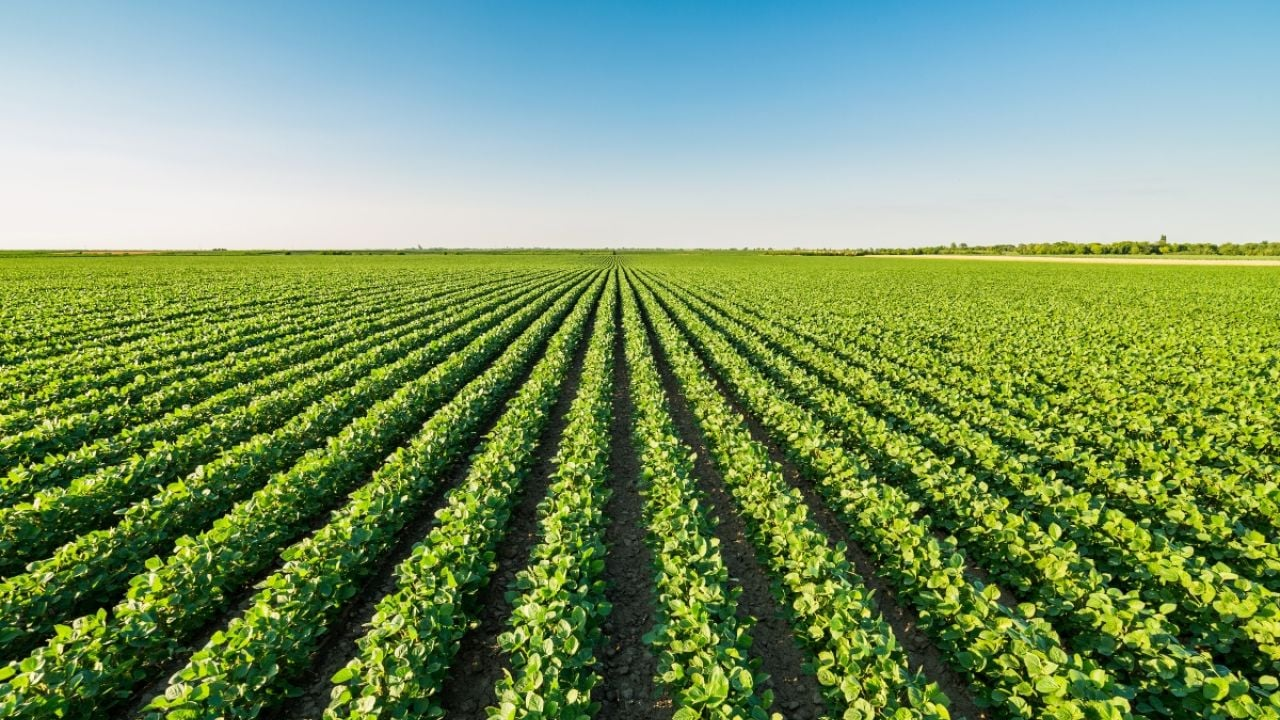
#> input picture farm.jpg, 1280 x 720 px
$ python final6.py
#> lines starting #> are read from the running program, lines starting #| are printed output that depends on the picture
from PIL import Image, ImageDraw

# list of dots, in the following format: [x, y, x, y, x, y,...]
first = (
    146, 399, 163, 403, 170, 393, 169, 391, 166, 386, 170, 381, 170, 371, 170,
    355, 169, 346, 167, 335, 170, 329, 170, 320, 170, 310, 171, 301, 173, 290,
    178, 289, 182, 287, 188, 286, 190, 286, 192, 291, 194, 296, 195, 305, 194,
    307, 191, 312, 190, 316, 190, 321, 192, 331, 193, 338, 196, 341, 197, 346,
    199, 352, 198, 360, 197, 366, 197, 373, 196, 380, 197, 383, 196, 387, 192,
    389, 191, 392, 190, 396, 189, 400, 194, 401, 201, 402, 208, 403, 213, 402,
    216, 401, 219, 397, 219, 393, 216, 390, 215, 385, 215, 379, 213, 373, 213,
    365, 212, 360, 210, 353, 210, 347, 212, 338, 213, 329, 214, 319, 215, 311,
    215, 306, 216, 296, 218, 290, 221, 283, 225, 282, 233, 284, 238, 287, 243,
    290, 250, 291, 255, 294, 261, 293, 265, 291, 271, 291, 273, 289, 278, 287,
    279, 285, 281, 280, 284, 278, 284, 276, 287, 277, 289, 283, 291, 286, 294,
    291, 296, 295, 299, 300, 301, 304, 304, 320, 305, 327, 306, 332, 307, 341,
    306, 349, 303, 354, 301, 364, 301, 371, 297, 375, 292, 384, 291, 386, 302,
    393, 324, 391, 333, 387, 328, 375, 329, 367, 329, 353, 330, 341, 331, 328,
    336, 319, 338, 310, 341, 304, 341, 285, 341, 278, 343, 269, 344, 262, 346,
    259, 346, 251, 349, 259, 349, 264, 349, 273, 349, 280, 349, 288, 349, 295,
    349, 298, 354, 293, 356, 286, 354, 279, 352, 268, 352, 257, 351, 249, 350,
    234, 351, 211, 352, 197, 354, 185, 353, 171, 351, 154, 348, 147, 342, 137,
    339, 132, 330, 122, 327, 120, 314, 116, 304, 117, 293, 118, 284, 118, 281,
    122, 275, 128, 265, 129, 257, 131, 244, 133, 239, 134, 228, 136, 221, 137,
    214, 138, 209, 135, 201, 132, 192, 130, 184, 131, 175, 129, 170, 131, 159,
    134, 157, 134, 160, 130, 170, 125, 176, 114, 176, 102, 173, 103, 172, 108,
    171, 111, 163, 115, 156, 116, 149, 117, 142, 116, 136, 115, 129, 115, 124,
    115, 120, 115, 115, 117, 113, 120, 109, 122, 102, 122, 100, 121, 95, 121,
    89, 115, 87, 110, 82, 109, 84, 118, 89, 123, 93, 129, 100, 130, 108,
    132, 110, 133, 110, 136, 107, 138, 105, 140, 95, 138, 86, 141, 79, 149,
    77, 155, 81, 162, 90, 165, 97, 167, 99, 171, 109, 171, 107, 161, 111,
    156, 113, 170, 115, 185, 118, 208, 117, 223, 121, 239, 128, 251, 133, 259,
    136, 266, 139, 276, 143, 290, 148, 310, 151, 332, 155, 348, 156, 353, 153,
    366, 149, 379, 147, 394, 146, 399
)
second = (
    156, 141, 165, 135, 169, 131, 176, 130, 187, 134, 191, 140, 191, 146, 186,
    150, 179, 155, 175, 157, 168, 157, 163, 157, 159, 157, 158, 164, 159, 175,
    159, 181, 157, 191, 154, 197, 153, 205, 153, 210, 152, 212, 147, 215, 146,
    218, 143, 220, 132, 220, 125, 217, 119, 209, 116, 196, 115, 185, 114, 172,
    114, 167, 112, 161, 109, 165, 107, 170, 99, 171, 97, 167, 89, 164, 81,
    162, 77, 155, 81, 148, 87, 140, 96, 138, 105, 141, 110, 136, 111, 126,
    113, 129, 118, 117, 128, 114, 137, 115, 146, 114, 155, 115, 158, 121, 157,
    128, 156, 134, 157, 136, 156, 136
)


# Load the background photo
background_image = Image.open("farm.jpg")
#> background_image is the input picture: PIL image 1280x720 RGB; mean R, G, B 121.8, 149.4, 103.3

# Create a new image with the same dimensions as the background image
image = Image.new("RGBA", background_image.size)
#> image: PIL image 1280x720 RGBA; every value is 0

# Paste the background image onto the new image
image.paste(background_image, (0, 0))

# Create a drawing object
draw = ImageDraw.Draw(image)

# Create a brown color
brown_color = (139, 69, 19)

# Draw the polygon on the image using brown color
draw.polygon(first, fill=brown_color)
# Draw lines between the points in the first list
draw.line(first, fill="black", width=2)

# Draw lines between the points in the second list
draw.line(second, fill="black", width=2)
# Save the image
image.save("animal_image.png")
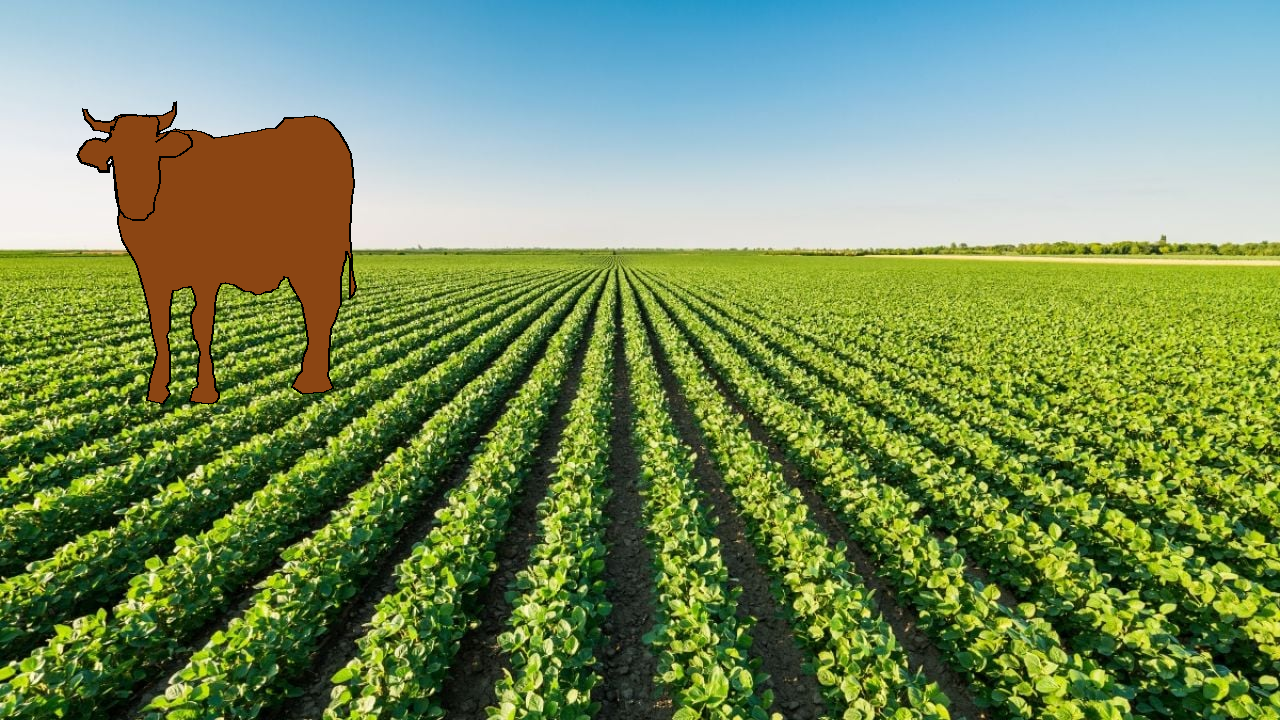
#> saved as animal_image.png: PIL image 1280x720 RGBA; mean R, G, B, A 118.5, 142.2, 95.6, 255
